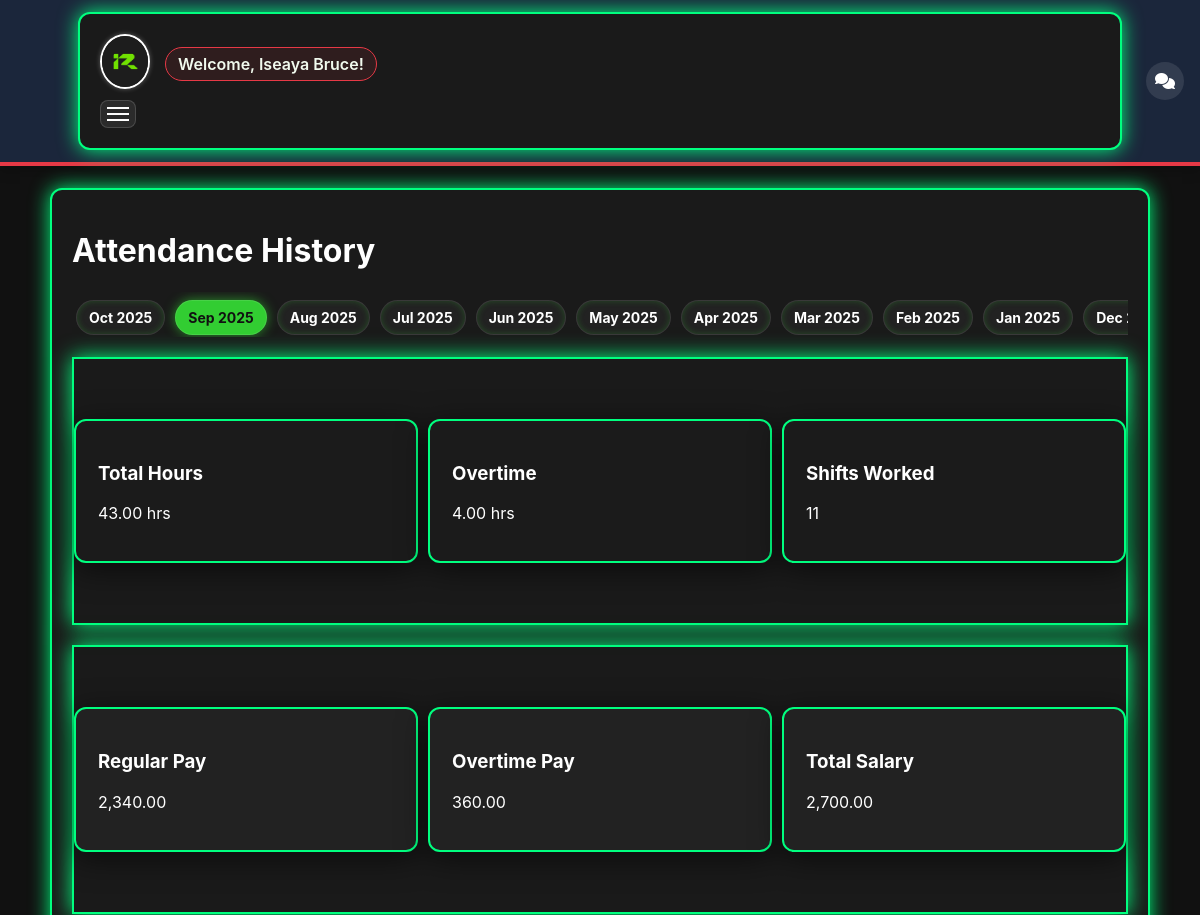
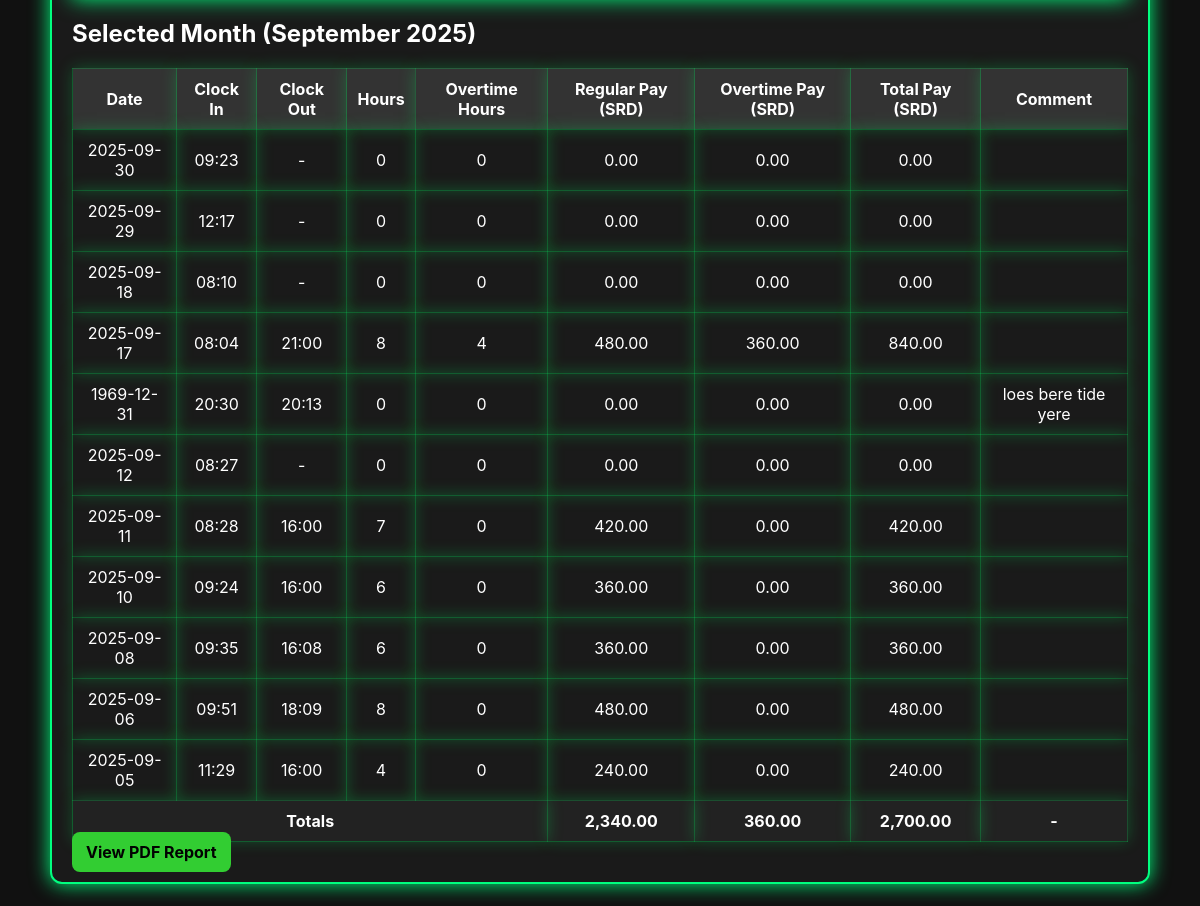
Screenshot of /employee/attendance.php?month=9&year=2025 (signed in) with the database file from the repository (2 pictures, top to bottom).
### tables this page shows
CREATE TABLE `employees` (
  `id` int(11) NOT NULL,
  `fullname` varchar(100) NOT NULL,
  `phone` varchar(20) DEFAULT NULL,
  `password` varchar(255) NOT NULL,
  `role` varchar(50) DEFAULT NULL,
  `hourly_pay` decimal(10,2) DEFAULT 0.00,
  `monthly_pay` decimal(10,2) DEFAULT 0.00,
  `expected_clockin` time DEFAULT NULL,
  `expected_clockout` time DEFAULT NULL,
  `profile_pic` varchar(255) DEFAULT 'default.png',
  `created_at` timestamp NOT NULL DEFAULT current_timestamp(),
  `category` varchar(50) DEFAULT NULL,
  `place_of_work` enum('office','remote') DEFAULT 'office',
  `shift` enum('shift_1','shift_2') DEFAULT 'shift_1',
  `position` varchar(100) DEFAULT NULL,
  `overtime_applicable` tinyint(1) DEFAULT 0,
  `status` enum('pending','active','disabled') NOT NULL DEFAULT 'pending',
  `late_fee_applicable` tinyint(1) DEFAULT 1,
  `paid_day` tinyint(3) UNSIGNED DEFAULT NULL
);

CREATE TABLE `attendance` (
  `id` int(11) NOT NULL,
  `employee_id` int(11) DEFAULT NULL,
  `comment` text DEFAULT NULL,
  `clockin_time` datetime DEFAULT NULL,
  `clockout_time` datetime DEFAULT NULL,
  `overtime_hours` decimal(5,2) DEFAULT 0.00,
  `work_date` date NOT NULL DEFAULT curdate()
);

### employee/attendance.php (the view, shortened to what this page needs)
<?php
require_once __DIR__ . '/../includes/config.php';
$user = $_SESSION['user'];
$employee_id = $_SESSION['employee_id'] ?? $user['id'];
if ($employee_id) {
    $stmt = $pdo->prepare("SELECT fullname, hourly_pay, overtime_applicable, expected_clockin, expected_clockout FROM employees WHERE id = ?");
    $stmt->execute([$employee_id]);
    $employee = $stmt->fetch(PDO::FETCH_ASSOC);
}
$selMonth = isset($_GET['month']) ? max(1, min(12, (int)$_GET['month'])) : (int)date('m');
$selYear  = isset($_GET['year'])  ? (int)$_GET['year'] : (int)date('Y');
$baseTs = strtotime(sprintf('%04d-%02d-01', $selYear, $selMonth));
$monthStart = date('Y-m-01', $baseTs);
$monthEnd   = date('Y-m-t', $baseTs);
$recStmt = $pdo->prepare("
    SELECT *,
           TIMESTAMPDIFF(MINUTE, clockin_time, clockout_time) AS minutes_worked
    FROM attendance
    WHERE employee_id = ?
      AND work_date BETWEEN ? AND ?
    ORDER BY work_date DESC
");
$recStmt->execute([$employee_id, $monthStart, $monthEnd]);
$records = $recStmt->fetchAll(PDO::FETCH_ASSOC);
$expectedHours = 8.0;
if (!empty($employee['expected_clockin']) && !empty($employee['expected_clockout'])) {
    $t1 = strtotime($employee['expected_clockin']);
    $t2 = strtotime($employee['expected_clockout']);
    if ($t2 > $t1) {
        $expectedHours = ($t2 - $t1) / 3600;
    } else {
        $expectedHours = (($t2 + 24*3600) - $t1) / 3600;
    }
}
$totalHours = 0;
$totalRegularPaidHours = 0;
$totalOvertime = 0;
$otApplicable = (int)($employee['overtime_applicable'] ?? 0);
foreach ($records as $r) {
    if ($r['clockin_time'] && $r['clockout_time']) {
        $hours = floor((strtotime($r['clockout_time']) - strtotime($r['clockin_time'])) / 3600);
        $totalHours += $hours;
        if ($otApplicable) {
            $regularPaid = min($expectedHours, $hours);
            $overtime = max(0, $hours - $expectedHours);
        } else {
            $regularPaid = $hours;
            $overtime = 0;
        }
        $totalRegularPaidHours += $regularPaid;
        $totalOvertime += $overtime;
    }
}
$hourly = (float)($employee['hourly_pay'] ?? 0);
$ot_applicable = (int)($employee['overtime_applicable'] ?? 0);
$regularPayTotal = $totalRegularPaidHours * $hourly;
$overtimePayTotal = $ot_applicable ? $totalOvertime * $hourly * 1.5 : 0;
$totalPayTotal = $regularPayTotal + $overtimePayTotal;
?>
<!doctype html>
<html>
<head>
    <link rel="stylesheet" href="/assets/css/style.css">
</head>
<body class="dashboard employee">
<?php include '../includes/header.php'; ?>
<main class="container">
    <h1>Attendance History</h1>
    <div class="month-scroll">
    <?php
        $selectedKey = date('Y-m', $baseTs);
        $curTs = strtotime(date('Y-m-01'));
        for ($i = 0; $i < 24; $i++) {
            $ts = strtotime("-{$i} month", $curTs);
            $m = (int)date('m', $ts);
            $y = (int)date('Y', $ts);
            $key = date('Y-m', $ts);
            $label = date('M Y', $ts);
            $active = ($key === $selectedKey) ? ' active' : '';
            echo '<a class="month-chip' . $active . '" href="?month=' . $m . '&year=' . $y . '">' . $label . '</a>';
        }
    ?>
    </div>
    <div class="summary-cards">
        <div class="card">
            <h3>Total Hours</h3>
            <p><?=number_format($totalHours,2)?> hrs</p>
        </div>
        <div class="card">
            <h3>Overtime</h3>
            <p><?=number_format($totalOvertime,2)?> hrs</p>
        </div>
        <div class="card">
            <h3>Shifts Worked</h3>
            <p><?=count($records)?></p>
        </div>
    </div>
    <div class="salary-summary summary-cards">
        <div class="card">
            <h3>Regular Pay</h3>
            <p><?=number_format($regularPayTotal,2)?></p>
        </div>
        <div class="card">
            <h3>Overtime Pay</h3>
            <p><?=number_format($overtimePayTotal,2)?></p>
        </div>
        <div class="card">
            <h3>Total Salary</h3>
            <p><?=number_format($totalPayTotal,2)?></p>
        </div>
    </div>
    <section>
        <h2>Selected Month (<?=date('F Y', $baseTs)?>)</h2>
        <div class="table-wrapper">
            <table>
                <tr>
                    <th>Date</th>
                    <th>Clock In</th>
                    <th>Clock Out</th>
                    <th>Hours</th>
                    <th>Overtime Hours</th>
                    <th>Regular Pay (SRD)</th>
                    <th>Overtime Pay (SRD)</th>
                    <th>Total Pay (SRD)</th>
                    <th>Comment</th>
                </tr>
                <?php foreach ($records as $r):
                    $workedFloat = ($r['clockin_time'] && $r['clockout_time'])
                        ? floor((strtotime($r['clockout_time'])-strtotime($r['clockin_time']))/3600)
                        : 0;
                    if ($otApplicable) {
                        if ($workedFloat > $expectedHours) {
                            $overtime = floor($workedFloat - $expectedHours);
                        } else {
                            $overtime = 0;
                        }
                        $regularPaidHours = min($expectedHours, floor($workedFloat));
                    } else {
                        $overtime = 0;
                        $regularPaidHours = floor($workedFloat);
                    }
                    $hourly = (float)($employee['hourly_pay'] ?? 0);
                    $ot_applicable = (int)($employee['overtime_applicable'] ?? 0);
                    $regularPay = $regularPaidHours * $hourly;
                    $overtimePay = $ot_applicable ? $overtime * $hourly * 1.5 : 0;
                    $totalPay = $regularPay + $overtimePay;
                ?>
                    <tr>
                        <td><?=date("Y-m-d", strtotime($r['clockin_time']))?></td>
                        <td><?=date("H:i", strtotime($r['clockin_time']))?></td>
                        <td><?=$r['clockout_time'] ? date("H:i", strtotime($r['clockout_time'])) : "-" ?></td>
                        <td><?=$regularPaidHours?></td>
                        <td><?=$overtime?></td>
                        <td><?=number_format($regularPay,2)?></td>
                        <td><?=number_format($overtimePay,2)?></td>
                        <td><?=number_format($totalPay,2)?></td>
                        <td><?=htmlspecialchars($r['comment'])?></td>
                    </tr>
                <?php endforeach; ?>
                <tr style="font-weight:bold;background:#222;color:#fff;">
                    <td colspan="5">Totals</td>
                    <td><?=number_format($totalRegularPaidHours * $employee['hourly_pay'], 2)?></td>
                    <td><?= $employee['overtime_applicable'] ? number_format($totalOvertime * $employee['hourly_pay'] * 1.5, 2) : '0.00' ?></td>
                    <td><?=number_format($totalPayTotal, 2)?></td>
                    <td>-</td>
                </tr>
            </table>
        </div>
    </section>
    <a href="../pdf/generate.php?month=<?=sprintf('%02d',$selMonth)?>&year=<?=$selYear?>" class="btn">
        View PDF Report
    </a>
</main>
</body>
</html>

### assets/css/style.css (style rules this page uses)
:root { --bg: #111111; --card: #1b1b1b; --green: #32CD32; --muted: #a9a9a9; --white: #ffffff; }
* { box-sizing:border-box;font-family:Inter,system-ui,Segoe UI,Roboto,"Helvetica Neue",Arial; }
body { margin:0; background:var(--bg); color:var(--white); -webkit-font-smoothing:antialiased; -moz-osx-font-smoothing:grayscale; }
.container { max-width:1100px; margin:22px auto; padding:20px; }
.card { max-width:420px; margin:60px auto; background:var(--card); padding:22px; border-radius:12px; box-shadow: 0 6px 30px rgba(0,0,0,0.6); text-align:left; }
.btn { background:var(--green); border:none; padding:10px 14px; color:#020202; font-weight:700; border-radius:8px; cursor:pointer; margin-top:12px; }
a { color:var(--green);text-decoration:none }

### employee/attendance.php (style rules this page uses)
.container { max-width: 1000px; margin: 30px auto; padding: 20px; background: #1a1a1a; border-radius: 12px; border: 2px solid #00ff7f; box-shadow: 0 0 20px #00ff7f; }
.summary-cards { display: flex; gap: 20px; margin: 20px 0; border: 2px solid #00ff7f; box-shadow: 0 0 20px #00ff7f; }
.card { flex: 1; background: #f9f9f9; padding: 15px; border-radius: 12px; text-align: center; border: 2px solid #00ff7f; box-shadow: 0 0 20px #00ff7f; }
table { width: 100%; border-collapse: collapse; margin-top: 15px; }
table th, table td { padding: 10px; box-shadow: 0 0 15px rgba(0, 255, 100, 0.25); border: 1px solid rgba(0,255,100,0.2); transition: transform 0.3s ease, box-shadow 0.3s ease; text-align: center; animation: fadeInUp 0.7s ease; }
table th { background: #333; color: #fff; }
.month-scroll { display:flex; gap:10px; overflow-x:auto; padding:8px 4px 2px; margin: 10px 0 18px; scrollbar-width: thin; scrollbar-color: #32CD32 #222; }
.month-chip { flex:0 0 auto; padding:8px 12px; border-radius:999px; background: #222; color: #fff; border:1px solid rgba(255,255,255,0.1); text-decoration:none; font-weight:700; font-size:14px; box-shadow: 0 0 6px rgba(50,205,50,0.25) inset; }
.month-chip.active { background:#32CD32; color:#111; box-shadow: 0 0 12px rgba(50,205,50,0.65); }
.summary-cards { flex-direction: row; gap: 10px; }
.salary-summary .card { background:#222; color:#fff; }

### includes/header.php (style rules this page uses)
html, body { overflow-x: hidden; }

### rows the page displays
employees: hourly_pay "2,340.00", overtimePayTotal "360.00", totalPayTotal "2,700.00", $totalRegularPaidHours*$employee['hourly_pay'] "2,340.00", $totalOvertime*$employee['hourly_pay']*1.5 "360.00"
attendance: clockin_time "2025-09-30", clockin_time "09:23", regularPaidHours "0", overtime "0", regularPay "0.00", overtimePay "0.00", totalPay "0.00"
attendance: clockin_time "2025-09-29", clockin_time "12:17", regularPaidHours "0", overtime "0", regularPay "0.00", overtimePay "0.00", totalPay "0.00"
attendance: clockin_time "2025-09-18", clockin_time "08:10", regularPaidHours "0", overtime "0", regularPay "0.00", overtimePay "0.00", totalPay "0.00"
attendance: clockin_time "2025-09-17", clockin_time "08:04", clockout_time "21:00", regularPaidHours "8", overtime "4", regularPay "480.00", overtimePay "360.00", totalPay "840.00"
attendance: clockin_time "1969-12-31", clockin_time "20:30", clockout_time "20:13", regularPaidHours "0", clockin_time.expected_clockin "0", regularPay "0.00", overtimePay "0.00", totalPay "0.00", comment "loes bere tide yere"
attendance: clockin_time "2025-09-12", clockin_time "08:27", regularPaidHours "0", overtime "0", regularPay "0.00", overtimePay "0.00", totalPay "0.00"
attendance: clockin_time "2025-09-11", clockin_time "08:28", clockout_time "16:00", regularPaidHours "7", overtime "0", regularPay "420.00", overtimePay "0.00", totalPay "420.00"
attendance: clockin_time "2025-09-10", clockin_time "09:24", clockout_time "16:00", regularPaidHours "6", overtime "0", regularPay "360.00", overtimePay "0.00", totalPay "360.00"
attendance: clockin_time "2025-09-08", clockin_time "09:35", clockout_time "16:08", regularPaidHours "6", overtime "0", regularPay "360.00", overtimePay "0.00", totalPay "360.00"
attendance: clockin_time "2025-09-06", clockin_time "09:51", clockout_time "18:09", regularPaidHours "8", overtime "0", regularPay "480.00", overtimePay "0.00", totalPay "480.00"
attendance: clockin_time "2025-09-05", clockin_time "11:29", clockout_time "16:00", regularPaidHours "4", overtime "0", regularPay "240.00", overtimePay "0.00", totalPay "240.00"

### other values shown
$_SESSION['user']['fullname'] "Iseaya Bruce"
$label "Oct 2025"
$label "Sep 2025"
$label "Aug 2025"
$label "Jul 2025"
$label "Jun 2025"
$label "May 2025"
$label "Apr 2025"
$label "Mar 2025"
$label "Feb 2025"
$label "Jan 2025"
$label "Dec…"
$totalHours "43.00"
$totalOvertime "4.00"
count($records) "11"
